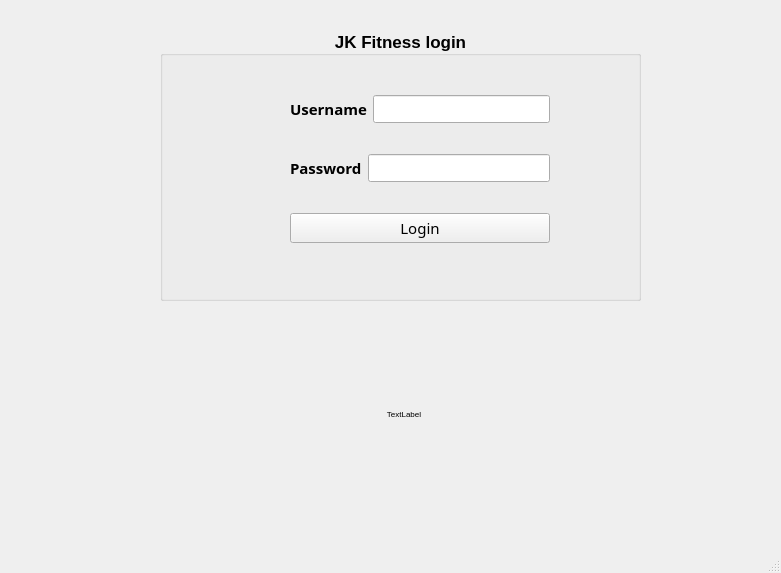
<?xml version="1.0" encoding="UTF-8"?>
<ui version="4.0">
 <class>JK_Fitness</class>
 <widget class="QMainWindow" name="JK_Fitness">
  <property name="geometry">
   <rect>
    <x>0</x>
    <y>0</y>
    <width>781</width>
    <height>573</height>
   </rect>
  </property>
  <property name="font">
   <font>
    <pointsize>6</pointsize>
   </font>
  </property>
  <property name="windowTitle">
   <string>JK_Fitness</string>
  </property>
  <property name="tabShape">
   <enum>QTabWidget::Rounded</enum>
  </property>
  <property name="dockOptions">
   <set>QMainWindow::AllowTabbedDocks|QMainWindow::AnimatedDocks</set>
  </property>
  <widget class="QWidget" name="centralwidget">
   <widget class="QGroupBox" name="groupBox">
    <property name="enabled">
     <bool>true</bool>
    </property>
    <property name="geometry">
     <rect>
      <x>160</x>
      <y>30</y>
      <width>481</width>
      <height>271</height>
     </rect>
    </property>
    <property name="font">
     <font>
      <family>Microsoft JhengHei UI</family>
      <pointsize>13</pointsize>
      <italic>false</italic>
      <bold>true</bold>
      <underline>false</underline>
      <strikeout>false</strikeout>
      <hintingpreference>PreferVerticalHinting</hintingpreference>
     </font>
    </property>
    <property name="title">
     <string>JK Fitness login</string>
    </property>
    <property name="alignment">
     <set>Qt::AlignCenter</set>
    </property>
    <widget class="QWidget" name="layoutWidget">
     <property name="geometry">
      <rect>
       <x>130</x>
       <y>40</y>
       <width>260</width>
       <height>201</height>
      </rect>
     </property>
     <layout class="QVBoxLayout" name="verticalLayout">
      <item>
       <layout class="QHBoxLayout" name="horizontalLayout">
        <item>
         <widget class="QLabel" name="label_2">
          <property name="font">
           <font>
            <family>Microsoft JhengHei</family>
            <pointsize>11</pointsize>
            <italic>false</italic>
            <bold>true</bold>
            <underline>false</underline>
            <strikeout>false</strikeout>
            <hintingpreference>PreferVerticalHinting</hintingpreference>
           </font>
          </property>
          <property name="text">
           <string>Username</string>
          </property>
         </widget>
        </item>
        <item>
         <widget class="QLineEdit" name="lineEdit_username">
          <property name="minimumSize">
           <size>
            <width>160</width>
            <height>0</height>
           </size>
          </property>
          <property name="layoutDirection">
           <enum>Qt::LeftToRight</enum>
          </property>
          <property name="text">
           <string/>
          </property>
          <property name="alignment">
           <set>Qt::AlignJustify|Qt::AlignVCenter</set>
          </property>
         </widget>
        </item>
       </layout>
      </item>
      <item>
       <layout class="QHBoxLayout" name="horizontalLayout_2">
        <item>
         <widget class="QLabel" name="label">
          <property name="font">
           <font>
            <family>Microsoft JhengHei</family>
            <pointsize>11</pointsize>
            <italic>false</italic>
            <bold>true</bold>
            <underline>false</underline>
            <strikeout>false</strikeout>
            <hintingpreference>PreferVerticalHinting</hintingpreference>
           </font>
          </property>
          <property name="text">
           <string>Password</string>
          </property>
         </widget>
        </item>
        <item>
         <widget class="QLineEdit" name="lineEdit_passw">
          <property name="minimumSize">
           <size>
            <width>160</width>
            <height>0</height>
           </size>
          </property>
          <property name="layoutDirection">
           <enum>Qt::LeftToRight</enum>
          </property>
          <property name="text">
           <string/>
          </property>
          <property name="alignment">
           <set>Qt::AlignJustify|Qt::AlignVCenter</set>
          </property>
         </widget>
        </item>
       </layout>
      </item>
      <item>
       <widget class="QPushButton" name="pushButton">
        <property name="font">
         <font>
          <family>Lucida Sans Unicode</family>
          <pointsize>11</pointsize>
          <italic>false</italic>
          <bold>false</bold>
          <underline>false</underline>
          <strikeout>false</strikeout>
          <hintingpreference>PreferVerticalHinting</hintingpreference>
         </font>
        </property>
        <property name="text">
         <string>Login</string>
        </property>
       </widget>
      </item>
     </layout>
    </widget>
   </widget>
   <widget class="QLabel" name="lbl_picture">
    <property name="geometry">
     <rect>
      <x>210</x>
      <y>310</y>
      <width>388</width>
      <height>207</height>
     </rect>
    </property>
    <property name="minimumSize">
     <size>
      <width>388</width>
      <height>207</height>
     </size>
    </property>
    <property name="maximumSize">
     <size>
      <width>5000</width>
      <height>5600</height>
     </size>
    </property>
    <property name="layoutDirection">
     <enum>Qt::LeftToRight</enum>
    </property>
    <property name="text">
     <string>TextLabel</string>
    </property>
    <property name="alignment">
     <set>Qt::AlignCenter</set>
    </property>
   </widget>
  </widget>
  <widget class="QMenuBar" name="menubar">
   <property name="geometry">
    <rect>
     <x>0</x>
     <y>0</y>
     <width>781</width>
     <height>19</height>
    </rect>
   </property>
  </widget>
  <widget class="QStatusBar" name="statusbar"/>
 </widget>
 <resources/>
 <connections/>
</ui>
